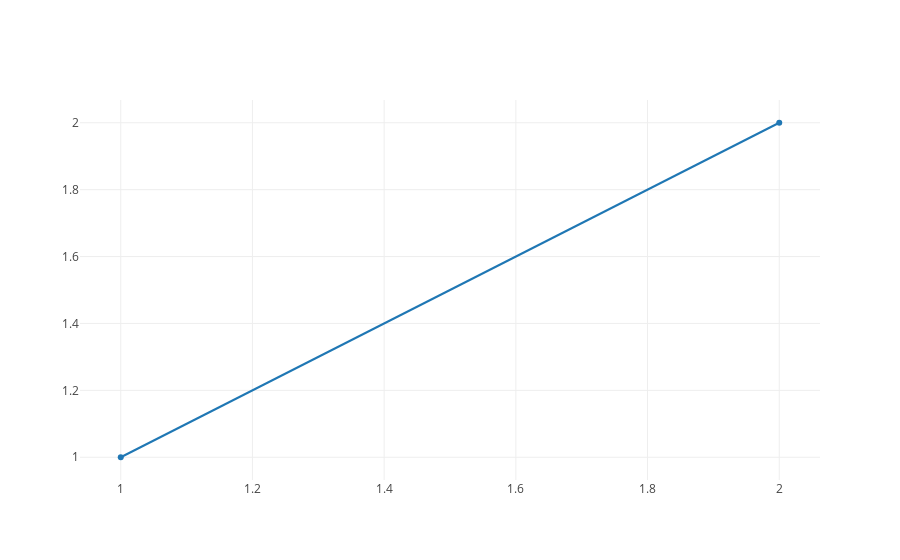

The code cell stored with this chart in its notebook:
### Code cell
trace = { 'x' : [1,2] , 'y' : [1,2] }
data = [trace]
layout = {}
fig = go.Figure(data = data , layout = layout)
plotly.offline.iplot(fig)
#x=plotly.offline.plot(fig)
#x

### Figure 1 — Plotly figure (JSON) as saved in the notebook; plotly's stock layout.template omitted (floating-point values rounded to 4 significant figures)
{"data": [{"type": "scatter", "uid": "8e5717dc-a444-4f80-8c4c-eb716ad2f7d8", "x": [1, 2], "y": [1, 2]}], "layout": {}}
